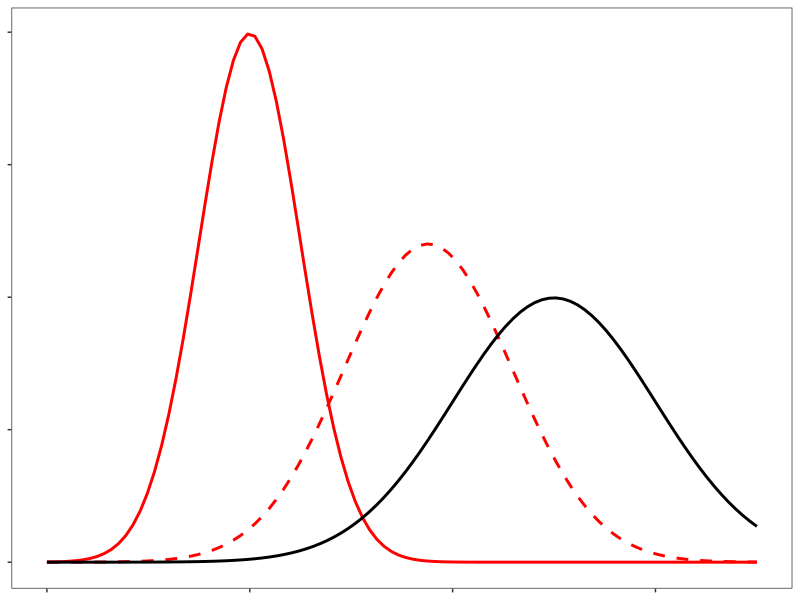
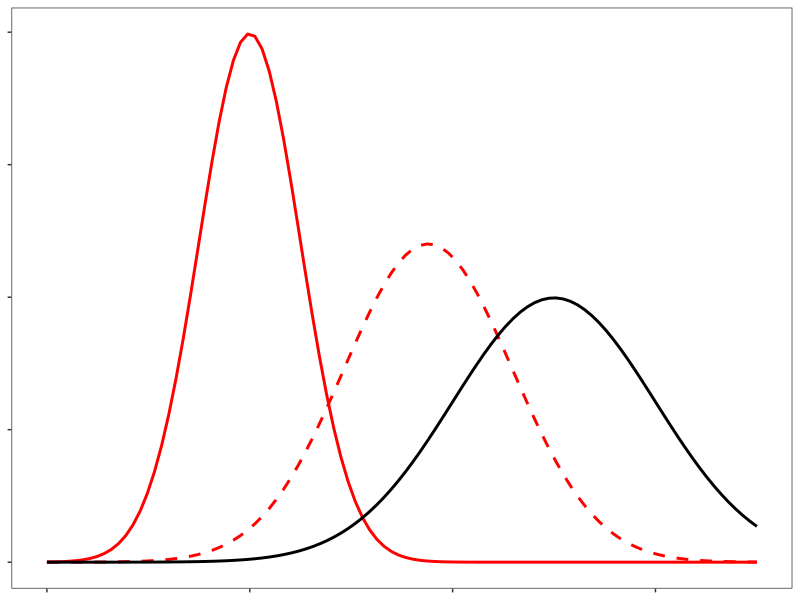

Here is the R script that generated these plots, in order:
# Logarithmic pooling of priors (Gaussian)
# Fall 2020
# From Leo Bastos & Luiz Max Carvalho (2019) and Malta et al. (2010)

library(tidyverse)

# Define functions
pool_par_gauss <- function(alpha, m, v){
  ## same as pool_par(), but for the Gaussian distribution
  ## alpha = vector of weights
  ## Takes in MEANS and VARIANCES and outputs MEAN and SD (for plotting reasons)
  ws <- alpha/v
  vstar <-  1/sum(ws)
  mstar <- sum(ws*m) * vstar
  c(mstar, sqrt(vstar))
}

stat_gauss <- function(p, alpha = .95){
  # returns the mean and 100*alpha% quantiles
  c( p[1], qnorm( c((1-alpha)/2, (1+alpha)/2), p[1], p[2]))
}

############
K <- 2 # Number of priors to aggregate
mv <- c(0,3) # Vector of means
sv <- c(0.5, 1) # Vector of standard deviations

# Equal weights
alphaEqual <- rep(1/K, K)

#Unequal weights
alphaEqual <- c(.15, 0.85)

ab.Equal.star <- pool_par_gauss(alphaEqual, mv, sv^2)

# Plot
ggplot()+
  stat_function(fun = dnorm, n = 100, size = 1, color = "red",
                args = list(mean = ab.Equal.star[1], 
                            sd = ab.Equal.star[2]), linetype = "dashed")+
  stat_function(fun = dnorm, n = 100,  size = 1, color = "red",
                args = list(mean = mv[1], sd = sv[1]))+
  stat_function(fun = dnorm, n = 100, 
                args = list(mean = mv[2], sd = sv[2]), size = 1)+
  labs(y = "Density")+
  theme_bw()+
  xlim(c(-2, 5))+
  theme(panel.grid = element_blank(), axis.title = element_blank(),
        axis.text = element_blank())

ggsave(file = "Example_agg.jpeg")
  

